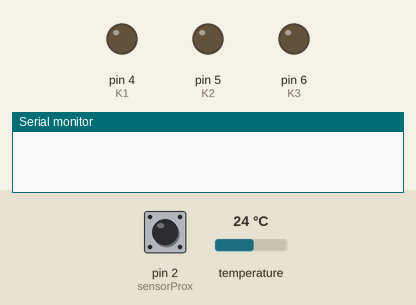
Recording of a sketch running on a simulated Arduino Uno, built with avr-gcc and run on an emulated ATmega328P. On the bench: output pins drawn as LEDs (lit = HIGH), the last lines printed to the serial monitor. Inputs (shaded band) come from the test bench; at power-on: pin 2 (sensorProx) HIGH, temperature 24 °C.

Above: at 0.1 s.
At 18.0 s:
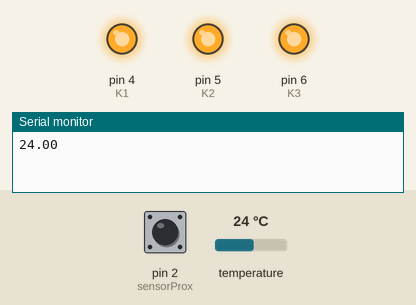
18.1 s: pin 2 (sensorProx) driven LOW
33.6 s: pin 2 (sensorProx) pulsed HIGH 2 times (0.12 s each, 0.3 s apart)
49.1 s: pin 2 (sensorProx) pulsed HIGH 5 times (0.12 s each, 0.3 s apart)
Timing chart, 0 to 52.1 s (numbered marks = the images above; inputs shaded):
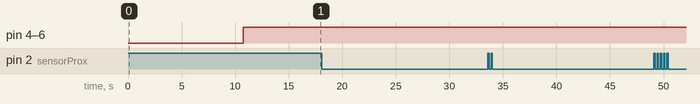

The sketch:

TCC.ino
```cpp
#include <OneWire.h>
#include <DallasTemperature.h>

#define K1 4
#define K2 5
#define K3 6
#define sensorProx 2
#define ONE_WIRE_BUS 3

OneWire oneWire(ONE_WIRE_BUS);
DallasTemperature sensors(&oneWire);
DeviceAddress sensor1;
float temp=0;
float kp=50, ki=0.1, kd=1;
float p=0, i=0, d=0, pid=0;
float  erro=0, t=0, setpoint=70;

void setup()
{
    Serial.begin(9600);
    sensors.begin();
    pinMode(K1, OUTPUT);
    pinMode(K2, OUTPUT);
    pinMode(K3, OUTPUT);
    pinMode(sensorProx, INPUT_PULLUP);
    digitalWrite(K1, LOW);
    digitalWrite(K2, LOW);
    digitalWrite(K3, LOW);
    attachInterrupt(digitalPinToInterrupt(sensorProx), flag, FALLING);
}

void loop()
{
    if(millis()%10000==0)
    {
      sensors.requestTemperatures();
      temp = sensors.getTempC(sensor1);
      Serial.print(temp);
      erro=setpoint-temp;
      float delta = ((millis()-t))/1000;
      t = millis();
      p = kp*erro;
      i = ki*erro*delta;
      d = (kd*erro)/delta;
      pid = p + i + d;
      if(pid<0)
      {
        digitalWrite(K1, LOW);
        digitalWrite(K2, LOW);
        digitalWrite(K3, LOW);
      }
      else if((pid>0)&&(pid<10))
      {
        digitalWrite(K1, HIGH);
        digitalWrite(K2, LOW);
        digitalWrite(K3, LOW);
      }
      else if((pid>10)&&(pid<50))
      {
        digitalWrite(K1, HIGH);
        digitalWrite(K2, HIGH);
        digitalWrite(K3, LOW);
      }
      else
      {
        digitalWrite(K1, HIGH);
        digitalWrite(K2, HIGH);
        digitalWrite(K3, HIGH);
      }
    }
}

void flag()
{
  Serial.print("FLAG");
}
```
